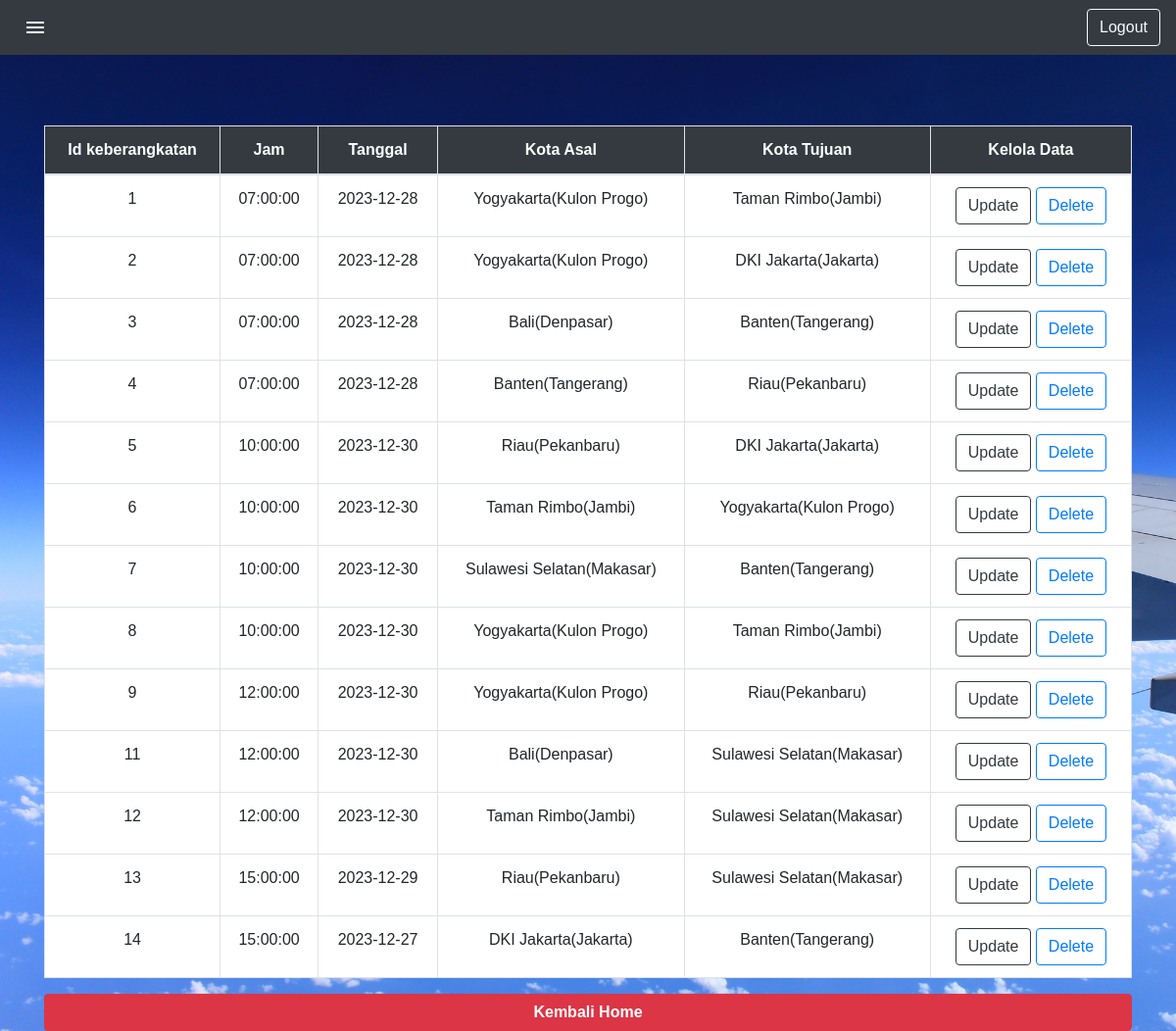
The page /admin/lihatdatakeberangkatan.php on the database its author committed.
### tables this page shows
CREATE TABLE `keberangkatan` (
  `idkeberangkatan` int(100) NOT NULL,
  `jam` time NOT NULL,
  `tanggal` date NOT NULL,
  `kota_asal` varchar(50) DEFAULT NULL,
  `kota_tujuan` varchar(50) DEFAULT NULL
);

### admin/lihatdatakeberangkatan.php (the view, shortened to what this page needs)
<?php
$servername = "localhost";
$username = "root";
$password = "";
$database = "responsiwd";
$conn = mysqli_connect($servername, $username, $password, $database);
$query = "SELECT idkeberangkatan, jam, tanggal, kota_asal, kota_tujuan FROM keberangkatan";
$result = mysqli_query($conn, $query);
?>
<!DOCTYPE html>
<html lang="en">
<head>
    <link href="css/bootstrap.min.css" rel="stylesheet">
    <link href="css/simple-sidebar.css" rel="stylesheet">
    <link rel="stylesheet" type="text/css" href="css/common.css">
</head>
<body>
    <div id="main-wrapper">
        <div id="main-content">
            <nav class="navbar navbar-expand-lg navbar-dark bg-dark">
                <ul class="navbar-nav  d-flex align-items-center ">
                    <li class="nav-item active mobile-view">
                        <a class="nav-link d-flex align-items-center" href="#menu-toggle" id="menu-toggle">
                            <i class="material-icons">menu</i>
                            <span class="sr-only">(current)</span></a>
                    </li>
                </ul>
                <div class="collapse navbar-collapse ml-auto" id="navbarNav">
                    <ul class="navbar-nav ml-auto">
                        <li class="nav-item">
                            <button class="btn btn-outline-light" onclick="logout()">Logout</button>
                        </li>
                    </ul>
                </div>
            </nav>
            <div class="container mt-4">
                <br><br>
                <table class="table table-bordered w-100 text-center">
                    <thead>
                        <tr class="bg-dark text-white">
                            <th>Id keberangkatan</th>
                            <th>Jam</th>
                            <th>Tanggal</th>
                            <th>Kota Asal</th>
                            <th>Kota Tujuan</th>
                            <th>Kelola Data</th>
                        </tr>
                    </thead>
                    <tbody>
                        <?php
                        $row_number = 0;
                        while ($user_data = mysqli_fetch_array($result)) {
                            $row_class = ($row_number % 2 == 0) ? 'even-row' : 'odd-row';
                            echo "<tr class='$row_class'>";
                            echo "<td>" . $user_data['idkeberangkatan'] . "</td>";
                            echo "<td>" . $user_data['jam'] . "</td>";
                            echo "<td>" . $user_data['tanggal'] . "</td>";
                            echo "<td>" . $user_data['kota_asal'] . "</td>";
                            echo "<td>" . $user_data['kota_tujuan'] . "</td>";
                            echo "<td><a href='uptKeberangkatan.php?id=$user_data[idkeberangkatan]' class='btn btn-outline-dark'>Update</a> <a href='deletekeberangkatan.php?id=$user_data[idkeberangkatan]' class='btn btn-outline-primary'>Delete</a></td></tr>";
                            $row_number++;
                        }
                        ?>
                    </tbody>
                </table>
                <a href="homeAdmin.php" class="btn btn-danger w-100 "><strong>Kembali Home</strong></a>
            </div>
        </div>
</body>
</html>

### admin/css/simple-sidebar.css (style rules this page uses)
body { overflow-x: hidden; }
#main-wrapper { padding-left: 0; -webkit-transition: all 0.5s ease; -moz-transition: all 0.5s ease; -o-transition: all 0.5s ease; transition: all 0.5s ease; }
#main-content { width: 100%; position: absolute; }
@media (min-width:768px) { #main-wrapper { padding-left: 0; } }
@media (min-width:768px) { #main-content { position: relative; } }

### admin/css/common.css (style rules this page uses)
body { font-family: 'Poppins', sans-serif; }

### admin/lihatdatakeberangkatan.php (style rules this page uses)
body { background-image: url('../assets/plane2.jpg'); background-size: cover; background-repeat: no-repeat; }
.table { background-color: #fff; }

### rows shown on the page
keberangkatan: idkeberangkatan "1", jam "07:00:00", tanggal "2023-12-28", kota_asal "Yogyakarta(Kulon Progo)", kota_tujuan "Taman Rimbo(Jambi)"
keberangkatan: idkeberangkatan "2", jam "07:00:00", tanggal "2023-12-28", kota_asal "Yogyakarta(Kulon Progo)", kota_tujuan "DKI Jakarta(Jakarta)"
keberangkatan: idkeberangkatan "3", jam "07:00:00", tanggal "2023-12-28", kota_asal "Bali(Denpasar)", kota_tujuan "Banten(Tangerang)"
keberangkatan: idkeberangkatan "4", jam "07:00:00", tanggal "2023-12-28", kota_asal "Banten(Tangerang)", kota_tujuan "Riau(Pekanbaru)"
keberangkatan: idkeberangkatan "5", jam "10:00:00", tanggal "2023-12-30", kota_asal "Riau(Pekanbaru)", kota_tujuan "DKI Jakarta(Jakarta)"
keberangkatan: idkeberangkatan "6", jam "10:00:00", tanggal "2023-12-30", kota_asal "Taman Rimbo(Jambi)", kota_tujuan "Yogyakarta(Kulon Progo)"
keberangkatan: idkeberangkatan "7", jam "10:00:00", tanggal "2023-12-30", kota_asal "Sulawesi Selatan(Makasar)", kota_tujuan "Banten(Tangerang)"
keberangkatan: idkeberangkatan "8", jam "10:00:00", tanggal "2023-12-30", kota_asal "Yogyakarta(Kulon Progo)", kota_tujuan "Taman Rimbo(Jambi)"
keberangkatan: idkeberangkatan "9", jam "12:00:00", tanggal "2023-12-30", kota_asal "Yogyakarta(Kulon Progo)", kota_tujuan "Riau(Pekanbaru)"
keberangkatan: idkeberangkatan "11", jam "12:00:00", tanggal "2023-12-30", kota_asal "Bali(Denpasar)", kota_tujuan "Sulawesi Selatan(Makasar)"
keberangkatan: idkeberangkatan "12", jam "12:00:00", tanggal "2023-12-30", kota_asal "Taman Rimbo(Jambi)", kota_tujuan "Sulawesi Selatan(Makasar)"
keberangkatan: idkeberangkatan "13", jam "15:00:00", tanggal "2023-12-29", kota_asal "Riau(Pekanbaru)", kota_tujuan "Sulawesi Selatan(Makasar)"
keberangkatan: idkeberangkatan "14", jam "15:00:00", tanggal "2023-12-27", kota_asal "DKI Jakarta(Jakarta)", kota_tujuan "Banten(Tangerang)"
